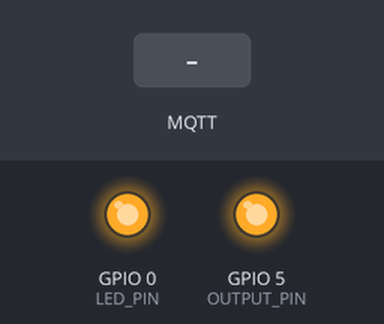
This sketch was run on a simulated ESP8266 (NodeMCU). On the bench: output pins drawn as LEDs (lit = HIGH). The test bench sets the inputs (shaded band). WiFi joins after 1.5 s; servers stay silent unless stated; random numbers use the default seed unless the sketch sets one; no MQTT or app messages arrive unless stated; what the sketch prints to the serial monitor is not drawn.

Above: at 2.7 s.
2.8 s: MQTT message ":" arrives on the first subscribed topic
4.3 s: MQTT message "on" arrives on the first subscribed topic
Timing chart, 0 to 7.3 s (numbered marks = the images above; inputs shaded):
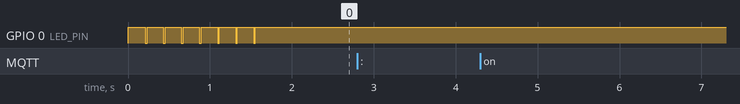

The sketch:

WiFiOutlet.ino
```cpp
/*
 * A simple IoT WiFi electrical outlet with MQTT control.
 */

#include <ESP8266WiFi.h>
#include <WiFiClientSecure.h>
#include <PubSubClient.h>

#define LED_PIN 0
#define OUTPUT_PIN 5
#define POWER_ON 0
#define POWER_OFF 1

const char* ssid = "yourWIFInetwork";
const char* password = "yourWIFIpassword";
const char* mqtt_server = "yourMQTTserver";
int mqtt_port = 8883;
const char* mqtt_username = "yourMQTTuser";
const char* mqtt_password = "yourMQTTpassword";
const char* controlTopic = "coffee-maker";

WiFiClientSecure espClient;
PubSubClient mqtt_client(espClient);

const char* ON_MESSAGE = "ON";
const char* OFF_MESSAGE = "OFF";
byte powerState = POWER_OFF;
long lastOnTime = 0;
long autoOff = 0;

void mqtt_connect() {
  // Loop until we're reconnected
  while (!mqtt_client.connected()) {
    Serial.print("Attempting MQTT connection...");
    // Attempt to connect
    String mqtt_clientId = "client-";
    mqtt_clientId += String(random(0xffff), HEX);
    if (mqtt_client.connect(mqtt_clientId.c_str(), mqtt_username, mqtt_password)) {
      Serial.println("connected");

      mqtt_client.publish(controlTopic, ((powerState == POWER_ON) ? ON_MESSAGE : OFF_MESSAGE), true);
      mqtt_client.subscribe(controlTopic);
    } else {
      Serial.print("failed, rc=");
      Serial.println(mqtt_client.state());
      // Wait 5 seconds before retrying
      delay(5000);
    }
  }
}

void mqtt_callback(char* topic, byte* payload, unsigned int length) {
  char buf[16];
  if (strcmp(topic, controlTopic)) {
    Serial.print("bad topic: ");
    Serial.println(topic);
    return;
  }
  memcpy(buf, (char *)payload, length);
  buf[length] = '\0';
  Serial.println(buf);

  int l = strlen(ON_MESSAGE);
  if ((length >= l) && (!strncmp(buf, ON_MESSAGE, l))) {
    powerState = POWER_ON;
    autoOff = 0;
    digitalWrite(OUTPUT_PIN, powerState);
    lastOnTime = millis();
    if ((length > l+1) && (buf[l] == ':')) {
      autoOff = strtol(buf+l+1, NULL, 10) * 1000;
      Serial.print("autoOff = ");
      Serial.println(autoOff);
    }
  }
  l = strlen(OFF_MESSAGE);
  if ((length >= l) && (!strncmp(buf, OFF_MESSAGE, l))) {
    autoOff = 0;
    powerState = POWER_OFF;
    digitalWrite(OUTPUT_PIN, powerState);
  }
}

void setup() {
  pinMode(OUTPUT_PIN, OUTPUT);
  digitalWrite(OUTPUT_PIN, POWER_OFF);

  pinMode(LED_PIN, OUTPUT);
  digitalWrite(LED_PIN, HIGH);

  Serial.begin(115200);
  delay(10);

  // Connect to WiFi network
  Serial.println();
  Serial.println();
  Serial.print("Connecting to ");
  Serial.println(ssid);

  WiFi.mode(WIFI_STA);
  WiFi.begin(ssid, password);

  while (WiFi.status() != WL_CONNECTED) {
    delay(200);
    digitalWrite(LED_PIN, LOW);
    Serial.print(".");
    delay(20);
    digitalWrite(LED_PIN, HIGH);
  }
  Serial.println("");
  Serial.println("WiFi connected");
  digitalWrite(LED_PIN, HIGH);

  // Print the IP address
  Serial.println(WiFi.localIP());

  mqtt_client.setServer(mqtt_server, mqtt_port);
  mqtt_client.setCallback(mqtt_callback);

}

void loop(void){
  if (!mqtt_client.connected()) {
    mqtt_connect();
  }
  mqtt_client.loop();
  if ((autoOff > 0) && (powerState == POWER_ON) && ((millis() - lastOnTime) > autoOff)) {
    powerState = POWER_OFF;
    digitalWrite(OUTPUT_PIN, powerState);
    Serial.println("AUTO OFF");
    mqtt_client.publish(controlTopic, OFF_MESSAGE, true);
  }

}
```

Measured:
- after the input at 2.8 s, every drawn part: stays the same
- after the input at 4.3 s, every drawn part: stays the same
